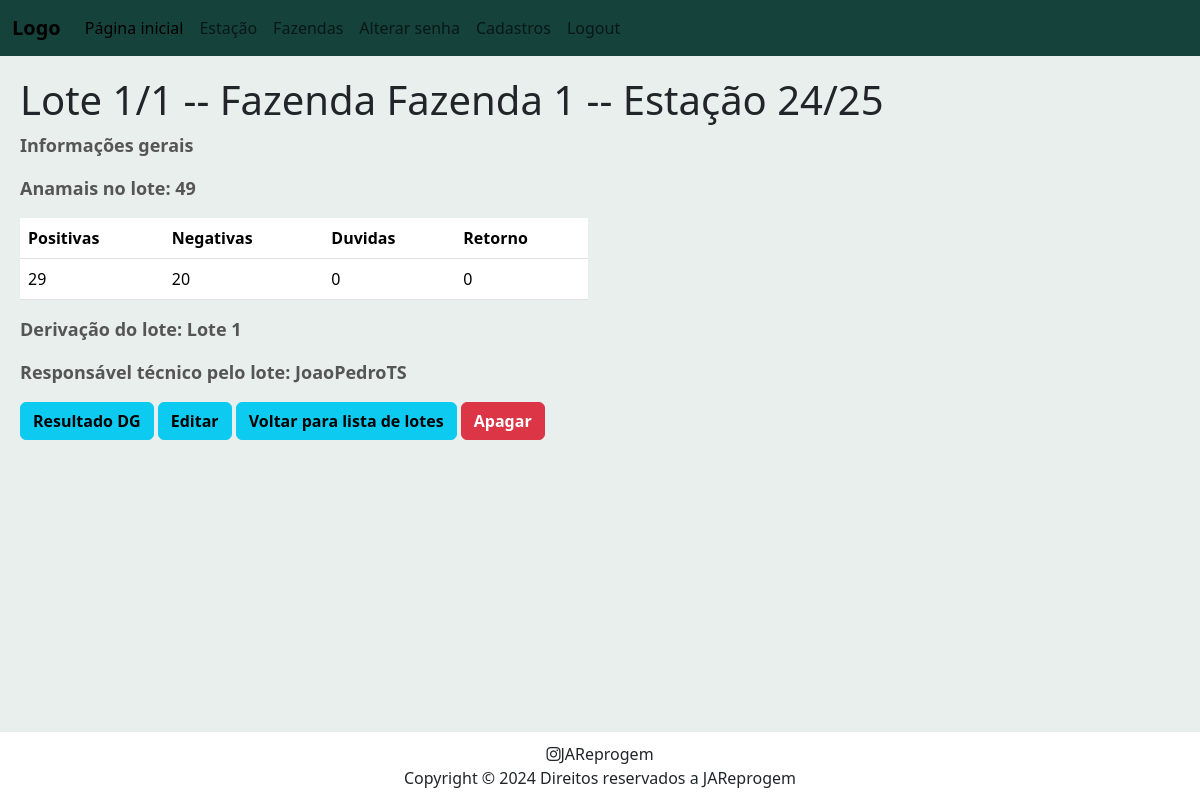
The page /batch/detail/2/ (signed in) on the database its author committed.
### batch/models.py (models this page shows, shortened)
class Batch(models.Model):
    def __str__(self):
        return self.batch_name
    class Choices(models.TextChoices):
        SIM = "M", "Macho"
        NAO = "F", "Fêmea"
        MIX = "H", "Heterogêneo"
    farm = models.ForeignKey(Farm, on_delete=models.CASCADE, related_name="batches")
    season = models.ForeignKey(Season, on_delete=models.CASCADE, related_name="batches")
    batch_name = models.CharField(max_length=200)
    prior_batch = models.ForeignKey('self', on_delete=models.CASCADE, null=True, blank=True, related_name='derivative')
    batch_shaping = models.ForeignKey(Shaping, on_delete=models.CASCADE, related_name="batches", default=None)
    batch_maternity = models.CharField(
        max_length=1,
        choices=Choices.choices
    )
    protocol =models.ForeignKey(Protocol, on_delete=models.CASCADE, related_name="batches", default=None)
    vet_name = models.ForeignKey(User, on_delete=models.CASCADE, default=1)
    batch_size = models.IntegerField()
    d0_date = models.DateField(blank=True, null=True, default=None)
    dg_date = models.DateField(blank=True, null=True, default=None)
    negative_quant = models.IntegerField(default=0)
    recurrence_negative_quant = models.IntegerField(default=0)
    positive_quant = models.IntegerField(default=0)
    recurrence_positive_quant = models.IntegerField(default=0)
    recurrence_quant = models.IntegerField(default=0)
    uncertainty_quant = models.IntegerField(default=0)
    batch_acronym = models.CharField(max_length=50, default="", blank=True)

### farm/models.py (models this page shows, shortened)
class Farm(models.Model):
    farm_name = models.CharField(max_length=200)
    farm_brand = models.ImageField(default="defaultlogo.jpg", upload_to="farm_logos")
    farm_acronym = models.CharField(max_length=4, default="")
    farm_owner = models.CharField(max_length=200)
    farm_location = models.CharField(max_length=200)

### season/models.py (models this page shows, shortened)
class Season(models.Model):
    season_name = models.CharField(max_length=200)
    begin_date = models.DateField()
    end_date = models.DateField()
    farms = models.ManyToManyField(Farm, related_name='seasons')

### batch/views.py (the view)
# urls.py: path("detail/<int:batch_id>/", views.batch_detail, name="batch_detail"),
@login_required
def batch_detail(request, batch_id):
    batch = Batch.objects.get(pk=batch_id)
    context = {
        "batch": batch,
    }
    return render(request, "batch/detail.html", context)

### batch/templates/batch/detail.html (shortened to what this page needs)
{% extends 'farm/base.html' %}
    {% block body %}
        <h1>{{ batch.batch_name }} -- Fazenda {{ batch.farm.farm_name }} -- {{ batch.season.season_name }}</h1>
        <p>Informações gerais</p>
        <p> Anamais no lote: {{ batch.batch_size }} </p>
        <div class="row">
            <div class="col-lg-6">
                <table class="table">
                    <thead>
                        <tr>
                            <th scope="col">Positivas</th>
                            <th scope="col">Negativas</th>
                            <th scope="col">Duvidas</th>
                            <th scope="col">Retorno</th>
                        </tr>
                    </thead>
                    <tbody>
                        <tr>
                            <td>{{ batch.positive_quant }}</td>
                            <td>{{ batch.negative_quant }}</td>
                            <td>{{ batch.uncertainty_quant }}</td>
                            <td>{{ batch.recurrence_quant }}</td>
                        </tr>
                    </tbody>
                </table>
            </div>
        </div>
        {% if batch.prior_batch == None %}
            <p>Lote cabeceira</p>
        {% else %}
            <p>Derivação do lote: <a href="{% url 'batch_detail' batch.prior_batch.id %}">{{ batch.prior_batch }}</a>  </p>
        {% endif %}
        <p>Responsável técnico pelo lote: {{batch.vet_name}}</p>
        <div class="button-container">
            <button type="button" class="btn btn-info">
                <a href="{% url 'add_workday' batch.id %}">Resultado DG</a>
            </button>
            <button type="button" class="btn btn-info">
                <a href="{% url 'edit_batch' batch.id %}">Editar</a>
            </button>
            <button type="button" class="btn btn-info">
                <a href="{% url 'batch_index' batch.farm.id batch.season.id  %}">Voltar para lista de lotes</a>
            </button>
            <button type="button" class="btn btn-danger">
                <a href="{% url 'delete_batch' batch.id batch.season.id batch.farm.id %}">Apagar</a>
            </button>
        </div>
    {% endblock %}

### static/css/styles.css (style rules this page uses)
p { font-size: large; color: #555; font-weight: bold; }
a { text-decoration: none; color: inherit; font-weight: bold; }

### farm/templates/farm/base.html (style rules this page uses)
html, body { background-color: #e9efec; height: 100%; display: flex; flex-direction: column; }

### rows shown on the page
Batch: batch_name "Lote 1/1", farm.farm_name "Fazenda 1", season.season_name "Estação 24/25", batch_size "49", positive_quant "29", negative_quant "20", uncertainty_quant "0", recurrence_quant "0", prior_batch "Lote 1", vet_name "JoaoPedroTS"
